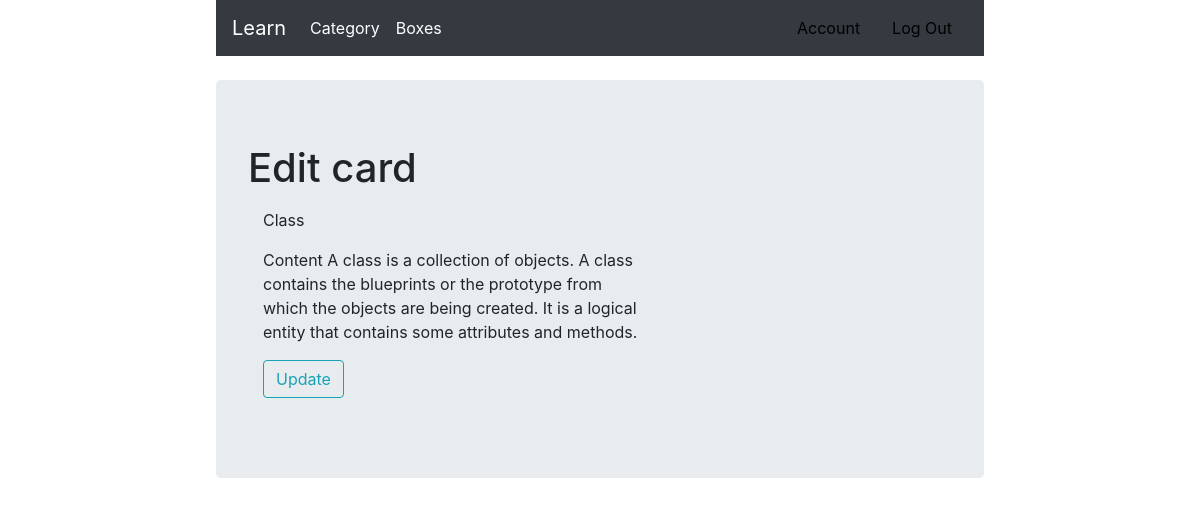
The page /category/oop/card/14/ (signed in) on the database its author committed.
### card/models.py (models this page shows, shortened)
class Card(models.Model):
    TERM = "T"
    WORD = "W"
    TYPE_OF_CARD_CHOICES = [
        (WORD, 'Word'),
        (TERM, 'Term'),
        (None, 'Choose card type'),
    ]
    author = models.ForeignKey(User, on_delete=models.CASCADE)
    name = models.CharField(max_length=255)
    card_type = models.CharField(max_length=1, choices=TYPE_OF_CARD_CHOICES)
    transcription = models.TextField(blank=True)
    translate = models.TextField(blank=True)
    content = models.TextField(blank=True)
    time_create = models.DateTimeField(auto_now_add=True)
    time_first_show = models.DateTimeField(null=True)
    time_last_show = models.DateTimeField(auto_now=True)
    time_next_show = models.DateTimeField(auto_now_add=True)
    count_shows = models.IntegerField(default=0)  # if count_shows == -1 ie mean that word is leard for ever.
    category = models.ManyToManyField('Category')
    class Meta:
        ordering = ["time_create"]

### card/views.py (the view)
# urls.py: path('category/<slug:category_slug>/card/<int:card_id>/', card_repr, name="card"),
@login_required()
def card_repr(requests, card_id, category_slug):
    card = Card.objects.get(author=requests.user, pk=card_id)
    return render(requests, "card/card_repr.html", {"card": card})

### card/templates/card/card_repr.html (shortened to what this page needs)
{% extends 'learning_cards/base.html' %}
{% block content_title %}
    Edit card
{% endblock%}
{% block content %}
        <div class="col-md-7" xmlns="http://www.w3.org/1999/html">
                <form action="{{ action }}" method="POST">
                    <div class="form-group">
                        {{ card.name }}
                    </div>
                    {% if card.card_type == "W" %}
                        <div class="form-group">
                            Transcription
                            {{ card.transcription }}
                        </div>
                        <div class="form-group">
                            Translate
                            {{ card.translate }}
                        </div>
                    {% else %}
                        <div class="form-group">
                            Content
                            {{ card.content }}
                        </div>
                    {% endif %}
                     <div class="form-group">
                                <button type="submit" class="btn btn-outline-info">Update</button>
                     </div>
                </form>
        </div>
{% endblock %}

### rows shown on the page
Card: name "Class", content "A class is a collection of objects. A class contains the blueprints or the prototype from which the objects are being created. It is a logical entity that contains some attributes and methods."
